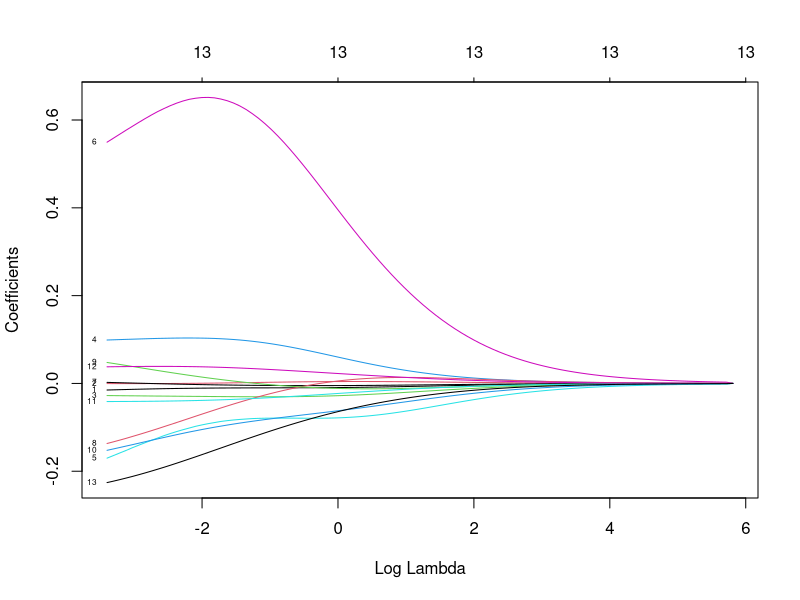
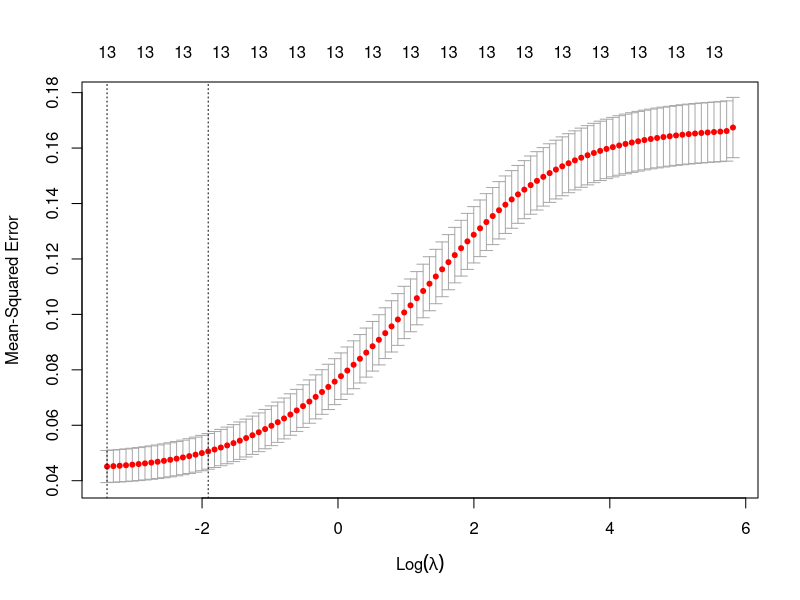
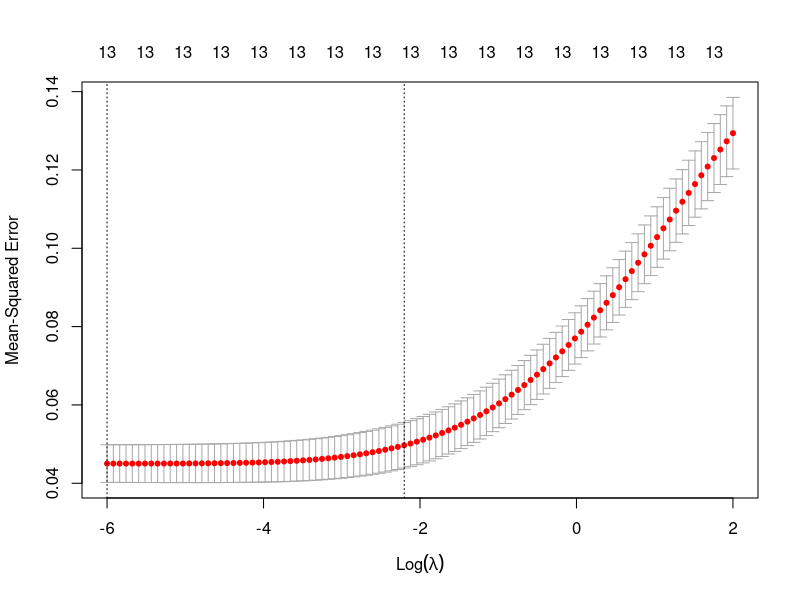

R code for these plots, in order:
# Setup
mypackages = c("MASS", "glmnet")   # required packages
tmp = setdiff(mypackages, rownames(installed.packages()))  # packages need to be installed
if (length(tmp) > 0) install.packages(tmp)
lapply(mypackages, require, character.only = TRUE)
set.seed(2134)

# Data preparation
myData = Boston
names(myData)[14] = "Y"
iLog = c(1, 3, 5, 6, 8, 9, 10, 14);
myData[, iLog] = log(myData[, iLog]);
myData[, 2] = myData[, 2] / 10;
myData[, 7] = myData[, 7]^2.5 / 10^4
myData[, 11] = exp(0.4 * myData[, 11]) / 1000;
myData[, 12] = myData[, 12] / 100;
myData[, 13] = sqrt(myData[, 13]);

# Move the last column of myData, the response Y, to the 1st column.
#assign last column to Y and combine it with the rest
myData = data.frame(Y = myData[,14], myData[,-14]); names(myData)[1] = "Y";
names(myData)
n = dim(myData)[1]; 
p = dim(myData)[2]-1;
X = as.matrix(myData[, -1]);  # some algorithms need the matrix/vector 
Y = myData[, 1];              # input (instead of data frame)

# Split the data into two parts: 80% for training and 20% for testing
ntest = round(n*0.2)
ntrain = n - ntest;
test.id = sample(1:n, ntest);
Ytest = myData[test.id, 1]

# Full Model
full.model = lm( Y ~ ., data = myData[-test.id, ]);  
Ytest.pred = predict(full.model, newdata= myData[test.id, ]);
sum((Ytest - Ytest.pred)^2)/ntest # averaged MSE on the test set

# Ridge using glmnet; lambda chosen by 10-fold CV (already use standardization)
myridge = glmnet(X[-test.id, ], Y[-test.id], alpha = 0)
plot(myridge, label = TRUE, xvar = "lambda")
summary(myridge)

length(myridge$lambda)  # retrieve the lambda value
dim(myridge$beta)       # coefficients for 13 non-intercept predictors
length(myridge$a0)      # intercept

# the 13 coefficients (including intercept) can also be retrieved using
# coef(myridge)
dim(coef(myridge))

# The two coefficient matrices should be the same
sum((coef(myridge) - rbind(myridge$a0, myridge$beta))^2)

# Ridge regression coefs could change sign along the path
round(myridge$beta[8, ], dig = 2)

# How are the intercepts computed?
k = 2; 
my.mean = apply(X[-test.id, ], 2, mean)  # 13x1 mean vector for training X
mean(Y[-test.id]) - sum(my.mean * myridge$beta[, k])

myridge$a0[k]  # intercept for lambda = myridge$lambda[k]

# Check whether our intercept formula is true for all intercepts 
sum((mean(Y[-test.id]) - my.mean %*% myridge$beta  - myridge$a0)^2)

# Selection lambda by 10-fold CV. The CV results are stored in
cv.out = cv.glmnet(X[-test.id, ], Y[-test.id], alpha = 0) 
plot(cv.out)
# change lambda range since the above isn't a "U" shape
lam.seq = exp(seq(-6, 2, length=100))
cv.out = cv.glmnet(X[-test.id,], Y[-test.id], alpha=0, lambda=lam.seq)  
plot(cv.out)

names(cv.out)
cv.out$lambda[which.min(cv.out$cvm)]
cv.out$lambda.min
tmp.id = which.min(cv.out$cvm)
max(cv.out$lambda[cv.out$cvm < cv.out$cvm[tmp.id] + cv.out$cvsd[tmp.id]])
cv.out$lambda.1se

# Evaluate prediction performance
myridge = glmnet(X[-test.id,], Y[-test.id], alpha=0, lambda = lam.seq)
Ytest.pred = predict(myridge, s = cv.out$lambda.1se, newx=X[test.id,])
mean((Ytest.pred - Y[test.id])^2)
Ytest.pred=predict(myridge, s = cv.out$lambda.min, newx=X[test.id,])
mean((Ytest.pred - Y[test.id])^2)
